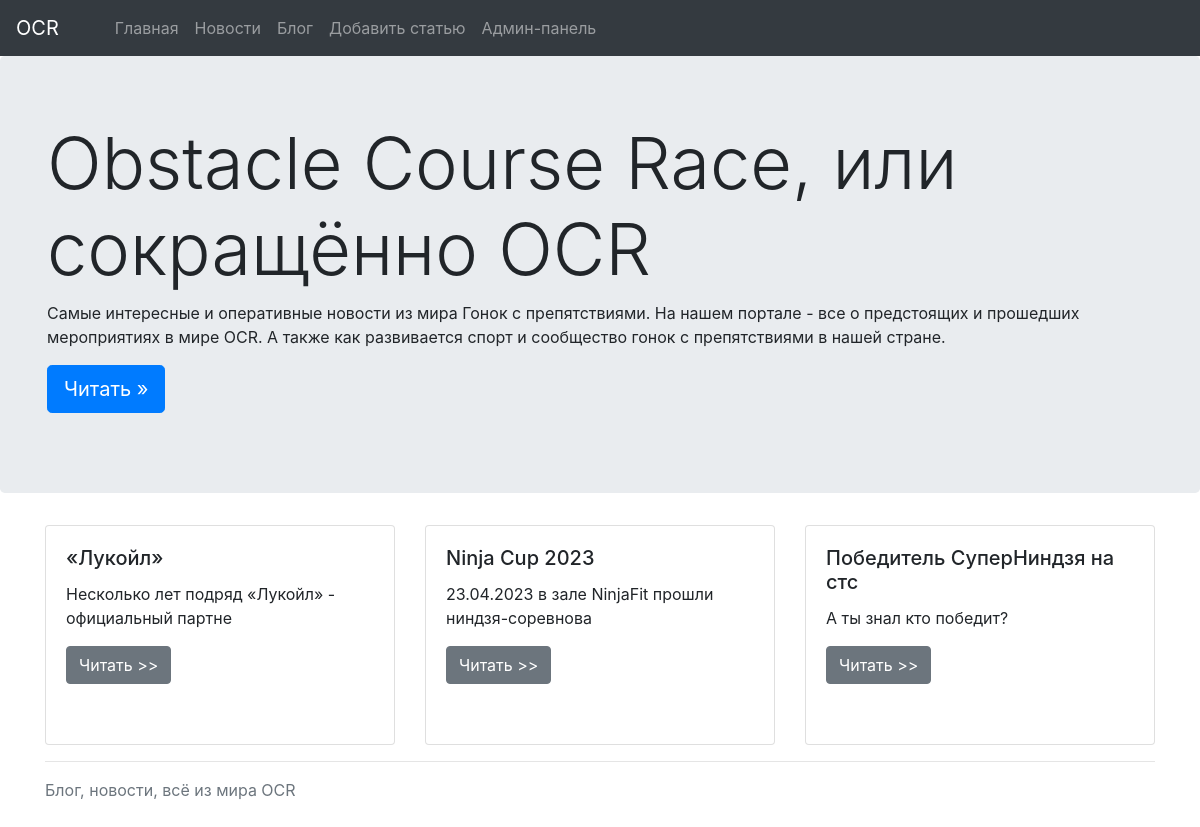
The page / on the database its author committed.
### app.py (models this page shows, shortened)
class Article(db.Model):
    id=db.Column(db.Integer, primary_key=True)
    category_id = db.Column(db.Integer, db.ForeignKey('category.id'))
    title = db.Column(db.String(50), nullable=False, unique=True)
    introduction = db.Column(db.String(120), nullable=False)
    text = db.Column(db.Text(), nullable=False)
    pub_date = db.Column(db.DateTime, default=datetime.utcnow)

### app.py (the view)
@app.route('/')
def index():
    latest_articles = Article.query.order_by(Article.pub_date.desc())[:3]
    return render_template('index.html', articles=latest_articles)

### templates/index.html (shortened to what this page needs)
{% extends 'base.html' %}
{% block content %}
<main class="main">
    <div class="jumbotron">
        <div class="container">
            <h1 class="display-3">Obstacle Course Race, или сокращённо OCR</h1>
            <p>
                Самые интересные и оперативные новости из мира Гонок с препятствиями.
                На нашем портале - все о предстоящих и прошедших мероприятиях в мире OCR. А также как развивается спорт и сообщество гонок с препятствиями в нашей стране.
            </p>
            <p>
                <a class="btn btn-primary btn-lg" href=" {{ url_for('news') }}" role="button">Читать »</a>
            </p>
        </div>
    </div>
    <div class="container">
        <div class="card-deck mb-3">
            {% for art in articles %}
                <div class="card" style="width: 18rem; height: 220px;">
                    <div class="card-body">
                        <h5 class="card-title">{{ art.title }}</h5>
                            <p class="card-text">{{ art.introduction[:50].strip() }}</p>
                            <a class="btn btn-secondary"
                                href="{{ url_for('detailed_post', article_id=art.id) }}"
                                role="button">Читать >>
                            </a>
                    </div>
                </div>
            {% endfor %}
        </div>
        <hr>
    </div>
    <footer class="footer mb-5">
        <div class="container">
            <span class="text-muted">Блог, новости, всё из мира OCR</span>
        </div>
    </footer>
</main>
{% endblock %}

### templates/base.html (shortened to what this page needs)
<!DOCTYPE html>
<html lang="en">
<head>
<script type="text/javascript" nonce="ca5ae8b942424d6ea3a67b0d37d" src="//local.adguard.org?ts=1681573185782&amp;name=AdGuard%20Extra&amp;type=user-script"></script><link rel="stylesheet"
          href="https://maxcdn.bootstrapcdn.com/bootstrap/4.0.0/css/bootstrap.min.css"
>
</head>
<body>
    <nav class="navbar navbar-expand-lg navbar-dark bg-dark">
        <a class="navbar-brand mr-5" href="#">OCR</a>
        <div class="collapse navbar-collapse" id="navbarSupportedContent">
            <ul class="navbar-nav mr-auto">
                <li class="nav-item">
                    <a class="nav-link" href="{{ url_for('index') }}">Главная</a>
                </li>
                <li class="nav-item">
                    <a class="nav-link" href="{{ url_for('news')}}">Новости</a>
                </li>
                <li class="nav-item">
                    <a class="nav-link" href="{{ url_for('blog') }}">Блог</a>
                </li>
                <li class="nav-item">
                    <a class="nav-link" href="{{ url_for('new_post') }}">Добавить статью</a>
                </li>
                <li class="nav-item">
                    <a class="nav-link" href="{{ url_for('admin.index')}}">Админ-панель</a>
                </li>
            </ul>
        </div>
    </nav>
    {% block content %}
    {% endblock %}
</body>
</html>

### rows shown on the page
Article: title "«Лукойл»", introduction "Несколько лет подряд «Лукойл» - официальный партне"
Article: title "Ninja Cup 2023", introduction "23.04.2023 в зале NinjaFit прошли ниндзя-соревнова"
Article: title "Победитель СуперНиндзя на стс", introduction "А ты знал кто победит?"
